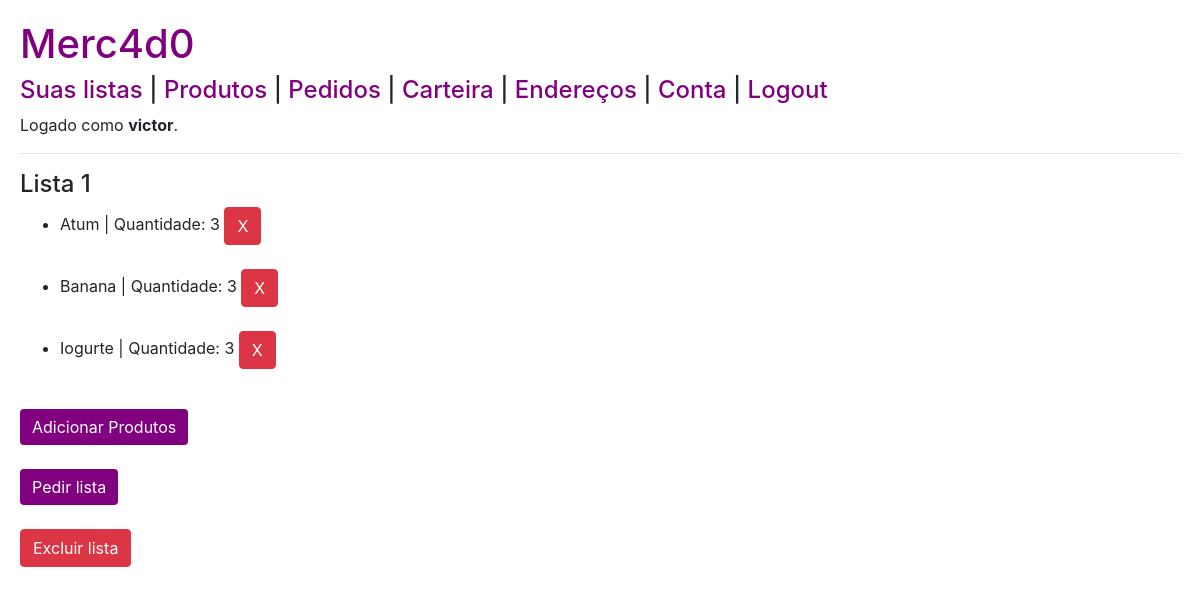
Page /lista/3 (signed in) on the committed database.
### compras/models.py (models this page shows, shortened)
class Usuario(AbstractUser):
    cpf = models.CharField(max_length=11)

class Lista(models.Model):
    nome = models.CharField(max_length=50)
    usuario = models.ForeignKey(Usuario,
                                on_delete=models.CASCADE,
                                related_name="listas")

class ProdutoLista(models.Model):
    produto = models.ForeignKey(Produto,
                                on_delete=models.CASCADE,
                                related_name="listas")
    lista = models.ForeignKey(Lista,
                                on_delete=models.CASCADE,
                                related_name="produtos")
    quantidade = models.PositiveIntegerField()

class Produto(models.Model):
    nome = models.CharField(max_length=50)

### compras/views.py (the view, shortened to what this page needs)
# urls.py: path("lista/<int:id>", views.lista, name="lista"),
@login_required(login_url='login')
def lista(request, id):
    if request.method == "GET":
        produtos = (ProdutoLista.objects.filter(lista=id).order_by('produto__nome'))
        nomelista = Lista.objects.get(pk=id).nome
        return render(request, 'compras/lista.html', {
            "produtos": produtos,
            "id": id,
            "nome": nomelista
        })

### compras/templates/compras/lista.html (shortened to what this page needs)
{% extends "compras/layout.html" %}
{% block body %}
    <h4>{{nome}}</h4>
    <ul>
    {% for produto in produtos %}
        <li>
            <form action="{% url 'lista' id %}" method="post">
                <span>{{ produto.produto.nome }} | Quantidade: {{ produto.quantidade }} </span>
                <input type="submit" class="btn btn-danger" value="X">
            </form>
        </li>
        <br>
    {% empty %}
        <p>Lista vazia.</p>
    {% endfor %}
    </ul>
    <form action="{% url 'lista' id %}" method="post">
        <input type="submit" class="btn btn-primary" value="Adicionar Produtos">
    </form>
    <br>
    <a href="{% url 'pedido' %}?lista=3">
        <button type="button" class="btn btn-primary">Pedir lista</button>
    </a>
    <br><br>
    <form action="{% url 'lista' id %}" method="post">
        <input type="submit" class="btn btn-danger" value="Excluir lista">
    </form>
{% endblock %}

### compras/templates/compras/layout.html (shortened to what this page needs)
{% load static %}
<!DOCTYPE html>
<html lang="en">
<head>
    <link rel="stylesheet" href="https://cdn.jsdelivr.net/npm/bootstrap@4.5.3/dist/css/bootstrap.min.css">
    <link rel="stylesheet" href="{% static 'compras/styles.css' %}">
</head>
<body>
    <h1><a href="{% url 'index' %}">Merc4d0</a></h1>
    <h4>
    <nav>
        {% if not user.is_authenticated %}
            <a href="{% url 'login' %}">Login</a>
            <span>|</span>
            <a href="{% url 'registrar' %}">Registrar-se</a>
        {% else %}
            <a href="{% url 'index' %}">Suas listas</a>
            <span>|</span>
            <a href="{% url 'produtos' %}">Produtos</a>
            <span>|</span>
            <a href="{% url 'pedidos' %}">Pedidos</a>
            <span>|</span>
            <a href="{% url 'carteira' %}">Carteira</a>
            <span>|</span>
            <a href="{% url 'enderecos' %}">Endereços</a>
            <span>|</span>
            <a href="{% url 'conta' %}">Conta</a>
            <span>|</span>
            <a href="{% url 'logout' %}">Logout</a>
        {% endif %}
    </nav>
    </h4>
    {% if user.is_authenticated %}
        <p>Logado como <b>{{ user.username }}</b>.</p>
    {% else %}
        <p>Não logado.</p>
    {% endif %}
    <hr>
    {% block body %}
    {% endblock %}
</body>
</html>

### compras/static/compras/styles.css (style rules this page uses)
body { padding: 20px; }
a { color: purple; }
.btn-primary { background-color: purple; border: purple; }

### rows in the picture
Usuario: username "victor"
Lista: nome "Lista 1"
ProdutoLista: produto.nome "Atum", quantidade "3"
ProdutoLista: produto.nome "Banana", quantidade "3"
ProdutoLista: produto.nome "Iogurte", quantidade "3"
